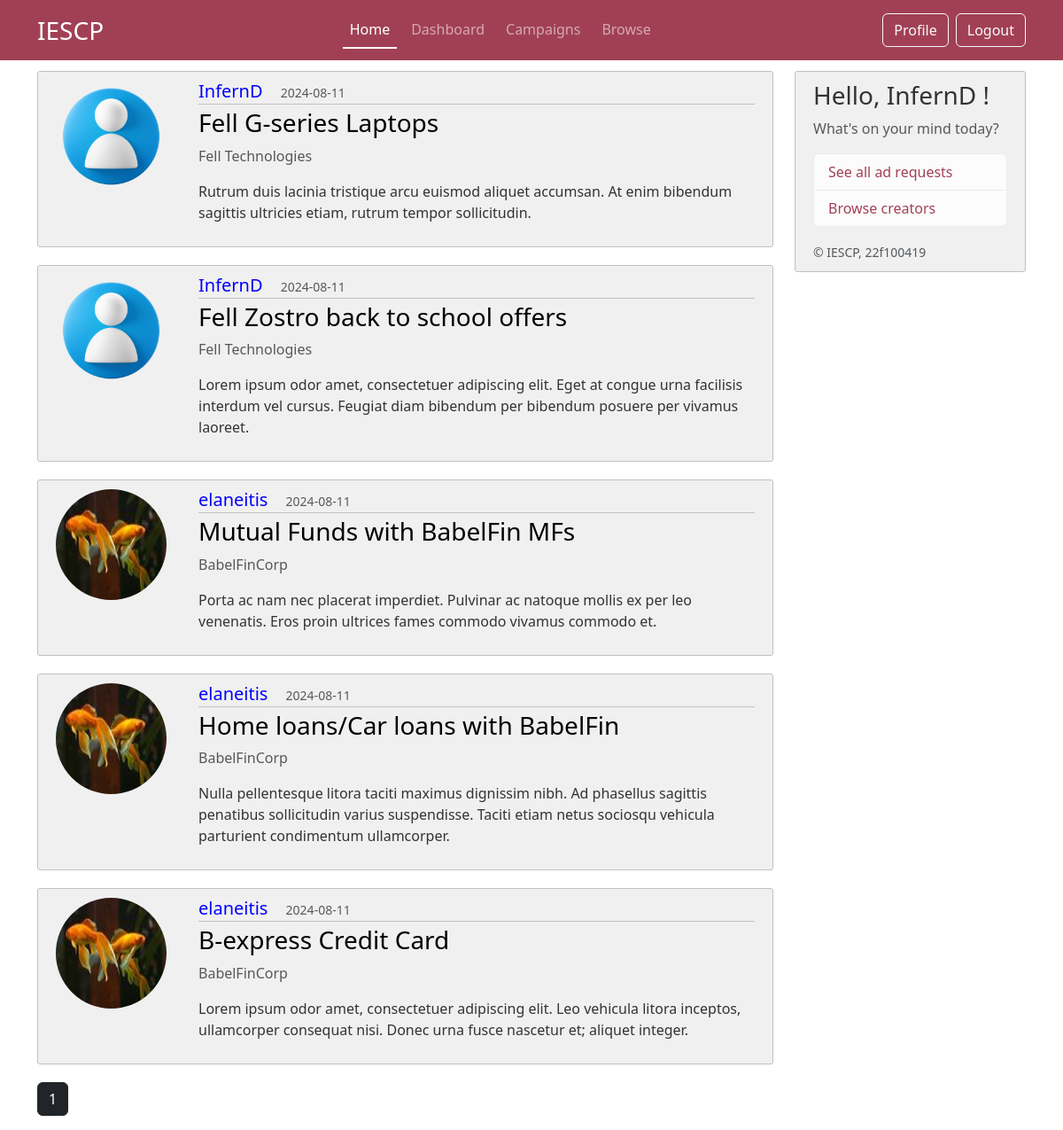
The app's page /home (signed in) with its own data.
### iescp/models.py (models this page shows, shortened)
class Post(db.Model):
     id = db.Column(db.Integer, primary_key=True)
     title = db.Column(db.String(100), nullable =False)
     date_posted = db.Column(db.DateTime, nullable =False, default =datetime.now(timezone.utc))
     description = db.Column(db.Text, nullable =False)
     budget = db.Column(db.String(20), nullable =False)
     industry = db.Column(db.String(20), nullable =False)
     end_date = db.Column(db.DateTime, nullable =False)
     user_id = db.Column(db.Integer,db.ForeignKey('sponsor.id'),nullable= False)
     status = db.Column(db.String(20), nullable=False, default='Public')
     author = db.relationship('Sponsor', backref='posts', lazy=True)

class CommonUser(db.Model,UserMixin):
     __tablename__ = 'commonuser'
     id = db.Column(db.Integer, primary_key=True)
     role = db.Column(db.String(25), nullable=False) # sponsor or creator
     username = db.Column(db.String(16), unique=True, nullable =False)
     password = db.Column(db.String(60), nullable =False)
     email = db.Column(db.String(50), unique=True, nullable =False)
     firstname = db.Column(db.String(50), nullable=False)
     lastname = db.Column(db.String(50), nullable=False)
     profile_pic = db.Column(db.String(16), nullable =False, default='default.jpg')
     status = db.Column(db.String(12), nullable= False, default='Public') #public or private profile for browse page
     flag = db.Column(db.String(5), nullable=False, default='No') # flag for admin
     phone_no = db.Column(db.String(16), nullable = False)

class Sponsor(db.Model, UserMixin):
     __tablename__ = 'sponsor'
     id = db.Column(db.Integer, primary_key=True)
     company = db.Column(db.String(50), nullable = False)
     industry = db.Column(db.String(50), nullable=False)
     website= db.Column(db.String(120), nullable=False)
     company_address = db.Column(db.Text, nullable=False)
     common_id = db.Column(db.Integer, db.ForeignKey('commonuser.id'), nullable = False)
     common_user = db.relationship('CommonUser', backref='sponsor', uselist=False)

### iescp/routes.py (the view)
@app.route("/home")
@login_required
def home():
     page = request.args.get('page',default=1,type=int)
     posts = Post.query.order_by(Post.date_posted.desc()).paginate(page=page, per_page=6)
     return render_template('index.html', title="Home" ,ads_posts= posts)

### iescp/models.py (called while the page is built)
@login_manager.user_loader
def load_user(user_id):
     return CommonUser.query.get(int(user_id))

### iescp/templates/index.html
{% extends "layout.html" %}
{% block content %}
        {% for post in ads_posts.items %}
            <article class="d-flex content-section">
                <div class="flex-shrink-0">
                    <img src="{{ url_for('static', filename='images/profile_pics/'+ post.author.common_user.profile_pic) }}" alt="{{post.author.common_user.username}}'s profile image" class="rounded-circle account-img">
                </div>
                <div class="flex-grow-1 ms-3">
                    <div class="article-metadata justify-content-between">
                        <a class="h5" href="{{ url_for('sponsor_view',username=post.author.common_user.username) }}" style="margin-right: 1rem;"> {{ post.author.common_user.username }}</a>
                        <small class="text-muted"> {{ post.date_posted.strftime('%Y-%m-%d') }}</small>
                    </div>
                    <h3><a class="article-title h3" href="{{ url_for('post',post_id=post.id)}}"> {{ post.title }} </a></h3>
                    <p class="text-muted">{{ post.author.company }}</p>
                    <p class="article-content"> {{ post.description }} </p>
                </div>
            </article>
        {% endfor %}
        {% for page_num in ads_posts.iter_pages(left_edge=1, right_edge=1, left_current=1, right_current=2) %}
            {% if page_num %}
                {% if ads_posts.page == page_num %}
                    <a class="btn btn-dark mb-3" href="{{ url_for('home', page=page_num) }}"> {{ page_num }}</a>
                {% else %}
                    <a class="btn btn-outline-dark mb-3" href="{{ url_for('home', page=page_num) }}"> {{ page_num }}</a>
                {% endif %}
            {% else %}
                ...
            {% endif %}
        {% endfor %}
{% endblock content %}

### iescp/templates/layout.html (shortened to what this page needs)
<!DOCTYPE html>
<html>
    <head>
        <link href="https://cdn.jsdelivr.net/npm/bootstrap@5.3.3/dist/css/bootstrap.min.css" rel="stylesheet">
        <link rel="stylesheet" type="text/css" href="{{ url_for('static', filename='css/layout.css') }}">
    </head>
    <body>
        {% if current_user.email!='admin@admin.com'%}
        <header class="site-header">
            <nav class="navbar navbar-expand-md fixed-top" data-bs-theme="dark">
                <div class="container">
                    <a class="navbar-brand fs-3" href="{{ url_for('home') }}" >IESCP</a>
                    <div class="collapse navbar-collapse" id="navbarSupportedContent">
                        <ul class="navbar-nav nav-underline ms-auto mb-2 mb-lg-0 gap-2">
                            <li class="nav-item">
                                <a class="nav-link {{ 'active' if request.endpoint == 'home' }}" aria-current="page" href="{{ url_for('home') }}"> Home </a>
                            </li>
                            <li class="nav-item">
                                <a class="nav-link {{ 'active' if request.endpoint == 'dashboard' }}" href="{{ url_for('dashboard') }}"> Dashboard </a>
                            </li>
                            <li class="nav-item">
                                <a class="nav-link {{ 'active' if request.endpoint == 'campaign' }}" href="{{ url_for('campaign') }}"> Campaigns </a>
                            </li>
                            <li class="nav-item">
                                <a class="nav-link {{ 'active' if request.endpoint == 'browse' }}" href="{{ url_for('browse') }}"> Browse </a>
                            </li>
                        </ul>
                        <ul class="navbar-nav ms-auto mb-2 mb-lg-0 gap-2">
                            <li class="nav-item">
                                {% if current_user.role=='Sponsor' %}
                                    <a class="btn btn-outline-light" href="{{url_for('sponsor_profile')}}"> Profile </a>
                                {% endif %}
                            </li>
                            <li class="nav-item">
                                <a class="btn btn-outline-light" href="{{ url_for('logout') }}"> Logout </a>
                            </li>
                        </ul>
                    </div>
            </nav>
        </header>
        <main role="main" class="container">
            <div class="row">
                <div class="col-md-9">
                    {% block content %} {% endblock %}
                </div>
                <div class="col-md-3">
                    <div class="content-section sticky-top">
                        <h3> Hello, {{ current_user.username }} ! </h3>
                        <p class='text-muted'> What's on your mind today?
                        <ul class="list-group">
                            {% if current_user.role == "Sponsor" %}
                            <li class="list-group-item list-group-item-action list-group-item-light"> <a href="{{ url_for('sponsor_adreq_list') }}"> See all ad requests </a> </li>
                            <li class="list-group-item list-group-item-action list-group-item-light"> <a href="{{ url_for('browse') }}"> Browse creators </a> </li>
                            {% endif %}
                        </ul>
                        </p>
                        <small class="text-muted">&copy; IESCP, 22f100419</small>
                    </div>
                </div>
            </div>
        </main>
        {% endif %}
    </body>
</html>

### iescp/static/css/layout.css (style rules this page uses)
.navbar { background-color: #a14055; }
.sticky-top { top: 80px; }
body { background: #fff; color: #333333; margin-top: 5rem; height: 100vh; }
body::before { content: ''; position: fixed; top: 0; left: 0; width: 100%; height: 100%; background-image: url('../images/layout-bg-2.png'); background-size: cover; background-repeat: no-repeat; background-position: center; background-attachment: fixed; opacity: 0.3; z-index: -1; }
.site-header .navbar-nav .nav-link.active { font-weight: 500; }
.content-section { background: #f0f0f0; padding: 10px 20px; border: 1px solid #c1c1c1; border-radius: 3px; margin-bottom: 20px; }
a { text-decoration: none; }
.article-title { color: #000; }
.article-content { white-space: pre-line; }
.article-metadata { padding-bottom: 1px; margin-bottom: 4px; color: blue; text-decoration: none; border-bottom: 1px solid #c1c1c1; }
.account-img { height: 125px; width: 125px; margin-right: 20px; margin-bottom: 16px; }
.list-group a { color: #a14055; }

### records on screen
Post: profile_pic (placeholder picture), author.common_user.username "InfernD", date_posted "2024-08-11", title "Fell G-series Laptops", author.company "Fell Technologies", description "Rutrum duis lacinia tristique arcu euismod aliquet accumsan. At enim bibendum sagittis ultricies etiam, rutrum tempor sollicitudin."
Post: profile_pic (placeholder picture), author.common_user.username "InfernD", date_posted "2024-08-11", title "Fell Zostro back to school offers", author.company "Fell Technologies", description "Lorem ipsum odor amet, consectetuer adipiscing elit. Eget at congue urna facilisis interdum vel cursus. Feugiat diam bibendum per bibendum posuere per vivamus laoreet."
Post: profile_pic (picture), author.common_user.username "elaneitis", date_posted "2024-08-11", title "Mutual Funds with BabelFin MFs", author.company "BabelFinCorp", description "Porta ac nam nec placerat imperdiet. Pulvinar ac natoque mollis ex per leo venenatis. Eros proin ultrices fames commodo vivamus commodo et."
Post: profile_pic (picture), author.common_user.username "elaneitis", date_posted "2024-08-11", title "Home loans/Car loans with BabelFin", author.company "BabelFinCorp", description "Nulla pellentesque litora taciti maximus dignissim nibh. Ad phasellus sagittis penatibus sollicitudin varius suspendisse. Taciti etiam netus sociosqu vehicula parturient condimentum ullamcorper."
Post: profile_pic (picture), author.common_user.username "elaneitis", date_posted "2024-08-11", title "B-express Credit Card", author.company "BabelFinCorp", description "Lorem ipsum odor amet, consectetuer adipiscing elit. Leo vehicula litora inceptos, ullamcorper consequat nisi. Donec urna fusce nascetur et; aliquet integer."
CommonUser: username "InfernD"

### other values on screen
{{ page_num }} "1"
